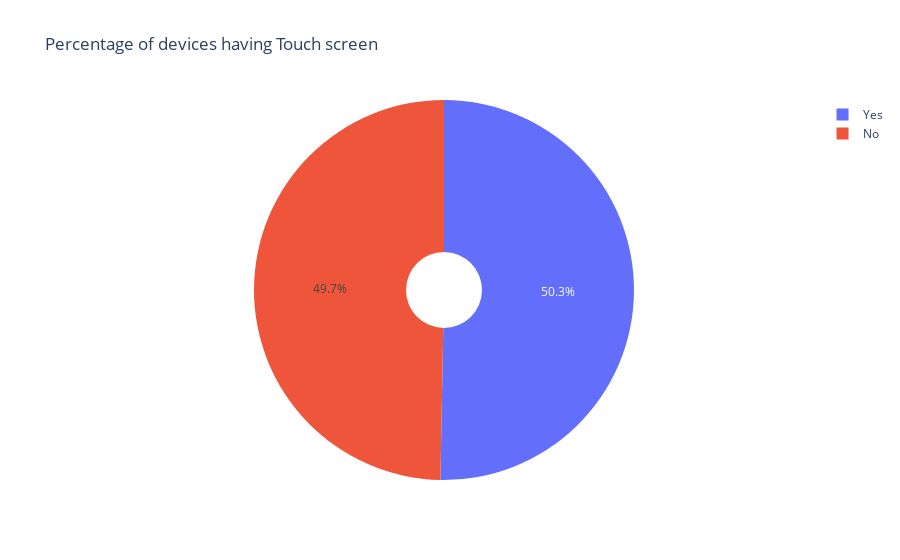

Source (notebook cell):
### Code cell
train_data['isTouch'] = ''
for i in range(len(train_data)):
    if train_data['touch_screen'][i] == 0:
        train_data['isTouch'][i] = 'No'
    else:
         train_data['isTouch'][i] = 'Yes'
px.pie(data_frame=train_data,names = 'isTouch',title='Percentage of devices having Touch screen', hole = 0.2)

### Figure 1 — Plotly figure (JSON) as saved in the notebook; plotly's stock layout.template omitted (floating-point values rounded to 4 significant figures; data arrays with more than 128 entries replaced by an {"elided": "..."} marker saying what was removed)
{"data": [{"domain": {"x": [0, 1], "y": [0, 1]}, "hole": 0.2, "hovertemplate": "isTouch=%{label}<extra></extra>", "labels": {"elided": "2000 str values"}, "legendgroup": "", "name": "", "showlegend": true, "type": "pie"}], "layout": {"autosize": true, "legend": {"tracegroupgap": 0}, "title": {"text": "Percentage of devices having Touch screen"}}}
